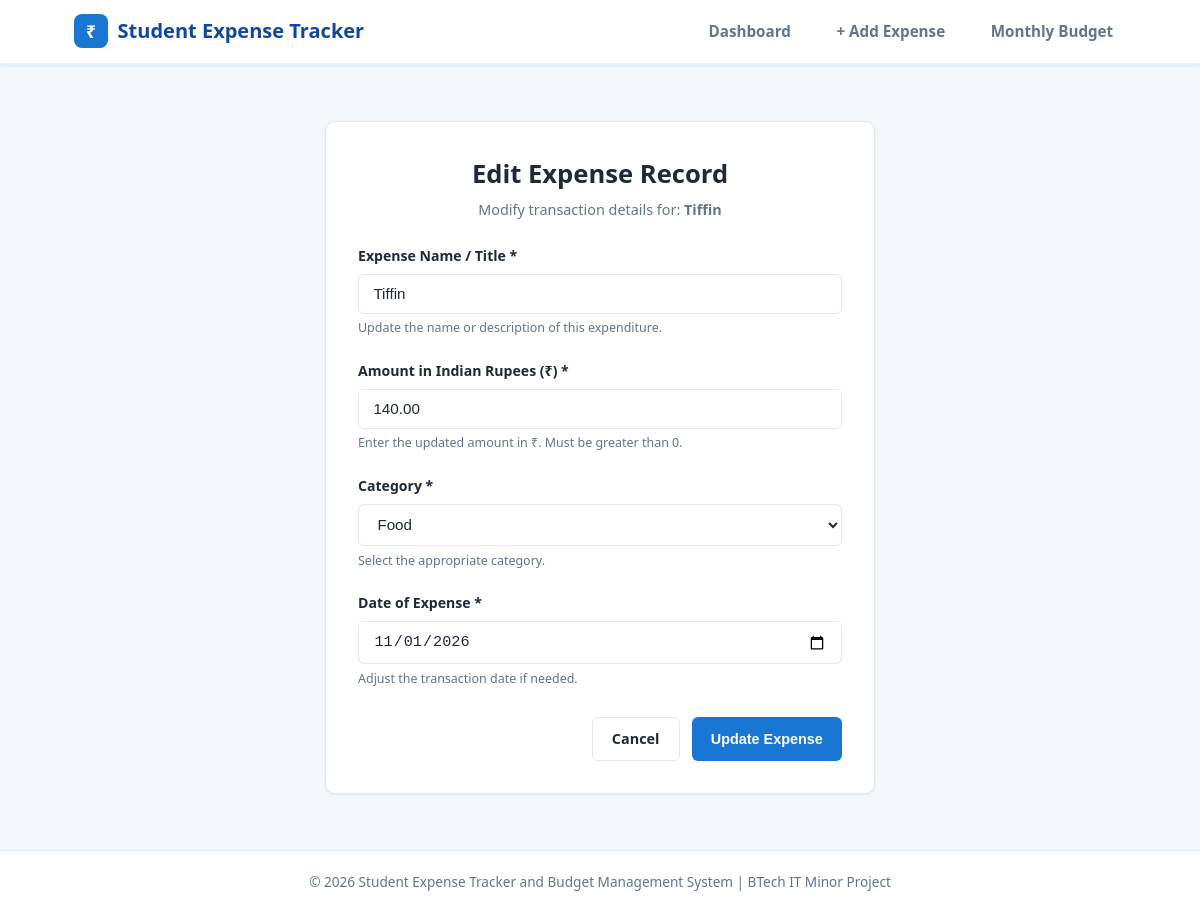
Screenshot of /edit/1 with the database file from the repository.
### tables this page shows
CREATE TABLE expenses (
            id INTEGER PRIMARY KEY AUTOINCREMENT,
            title TEXT NOT NULL,
            amount REAL NOT NULL,
            category TEXT NOT NULL,
            date TEXT NOT NULL
        );

### app.py (the view, shortened to what this page needs)
@app.route("/edit/<int:id>", methods=["GET", "POST"])
def edit_expense(id):
    conn = get_db_connection()
    expense = conn.execute("SELECT * FROM expenses WHERE id = ?", (id,)).fetchone()
    if expense is None:
        conn.close()
        flash("Expense not found.", "error")
        return redirect(url_for("index"))
    conn.close()
    return render_template("edit_expense.html", expense=expense, categories=CATEGORIES)

### app.py (called while the page is built)
def get_db_connection():
    conn = sqlite3.connect(DATABASE)
    conn.row_factory = sqlite3.Row
    return conn

### templates/edit_expense.html (shortened to what this page needs)
<!DOCTYPE html>
<html lang="en">
<head>
    <link rel="stylesheet" href="{{ url_for('static', filename='style.css') }}">
</head>
<body>
    <header class="navbar">
        <div class="nav-container">
            <a href="{{ url_for('index') }}" class="brand-logo">
                <span class="brand-icon">₹</span>
                <span>Student Expense Tracker</span>
            </a>
            <nav>
                <ul class="nav-links">
                    <li><a href="{{ url_for('index') }}">Dashboard</a></li>
                    <li><a href="{{ url_for('add_expense') }}">+ Add Expense</a></li>
                    <li><a href="{{ url_for('budget') }}">Monthly Budget</a></li>
                </ul>
            </nav>
        </div>
    </header>
    <main class="main-content">
        <section class="form-card">
            <div class="page-title" style="margin-bottom: 1.5rem; text-align: center;">
                <h1>Edit Expense Record</h1>
                <p>Modify transaction details for: <strong>{{ expense['title'] }}</strong></p>
            </div>
            <form action="{{ url_for('edit_expense', id=expense['id']) }}" method="POST">
                <div class="form-group">
                    <label for="title">Expense Name / Title *</label>
                    <input
                        type="text"
                        id="title"
                        name="title"
                        class="form-control"
                        value="{{ expense['title'] }}"
                        required
                        autofocus
                    >
                    <div class="form-help">Update the name or description of this expenditure.</div>
                </div>
                <div class="form-group">
                    <label for="amount">Amount in Indian Rupees (₹) *</label>
                    <input
                        type="number"
                        id="amount"
                        name="amount"
                        class="form-control"
                        value="{{ "%.2f"|format(expense['amount']) }}"
                        step="0.01"
                        min="0.01"
                        required
                    >
                    <div class="form-help">Enter the updated amount in ₹. Must be greater than 0.</div>
                </div>
                <div class="form-group">
                    <label for="category">Category *</label>
                    <select id="category" name="category" class="form-control" required>
                        {% for cat in categories %}
                            <option value="{{ cat }}" {% if expense['category'] == cat %}selected{% endif %}>
                                {{ cat }}
                            </option>
                        {% endfor %}
                    </select>
                    <div class="form-help">Select the appropriate category.</div>
                </div>
                <div class="form-group">
                    <label for="date">Date of Expense *</label>
                    <input
                        type="date"
                        id="date"
                        name="date"
                        class="form-control"
                        value="{{ expense['date'] }}"
                        required
                    >
                    <div class="form-help">Adjust the transaction date if needed.</div>
                </div>
                <div class="form-actions">
                    <a href="{{ url_for('index') }}" class="btn btn-outline">Cancel</a>
                    <button type="submit" class="btn btn-primary">Update Expense</button>
                </div>
            </form>
        </section>
    </main>
    <footer class="footer">
        <p>&copy; 2026 Student Expense Tracker and Budget Management System | BTech IT Minor Project</p>
    </footer>
</body>
</html>

### static/style.css (style rules this page uses)
:root { --primary-blue: #1976d2; --primary-dark: #0d47a1; --primary-light: #e3f2fd; --accent-blue: #2196f3; --bg-light: #f4f7fb; --card-bg: #ffffff; --text-primary: #1f2937; --text-secondary: #64748b; --border-color: #e2e8f0; --success-green: #10b981; --success-bg: #ecfdf5; --danger-red: #ef4444; --danger-bg: #fef2f2; --warning-yellow: #f59e0b; --warning-bg: #fffbeb; --shadow-sm: 0 1px 3px rgba(0, 0, 0, 0.08); --shadow-md: 0 4px 12px rgba(25, 118, 210, 0.08); --radius-sm: 6px; --radius-md: 10px; --radius-lg: 14px; }
* { margin: 0; padding: 0; box-sizing: border-box; }
body { font-family: 'Segoe UI', system-ui, -apple-system, BlinkMacSystemFont, Roboto, sans-serif; background-color: var(--bg-light); color: var(--text-primary); line-height: 1.6; min-height: 100vh; display: flex; flex-direction: column; }
.navbar { background-color: #ffffff; border-bottom: 2px solid var(--primary-light); box-shadow: var(--shadow-sm); position: sticky; top: 0; z-index: 100; }
.nav-container { max-width: 1100px; margin: 0 auto; padding: 0.9rem 1.5rem; display: flex; justify-content: space-between; align-items: center; }
.brand-logo { display: flex; align-items: center; gap: 0.6rem; font-size: 1.25rem; font-weight: 700; color: var(--primary-dark); text-decoration: none; }
.brand-icon { background-color: var(--primary-blue); color: #ffffff; width: 34px; height: 34px; border-radius: 8px; display: inline-flex; align-items: center; justify-content: center; font-size: 1.1rem; font-weight: bold; }
.nav-links { display: flex; list-style: none; gap: 1.25rem; align-items: center; }
.nav-links a { text-decoration: none; color: var(--text-secondary); font-weight: 600; font-size: 0.95rem; padding: 0.5rem 0.8rem; border-radius: var(--radius-sm); transition: all 0.2s ease-in-out; }
.main-content { max-width: 1100px; width: 100%; margin: 2rem auto; padding: 0 1.5rem; flex: 1; }
.page-title h1 { font-size: 1.6rem; font-weight: 700; color: var(--text-primary); }
.page-title p { color: var(--text-secondary); font-size: 0.9rem; margin-top: 0.2rem; }
.btn { display: inline-flex; align-items: center; justify-content: center; gap: 0.4rem; font-size: 0.9rem; font-weight: 600; padding: 0.6rem 1.2rem; border-radius: var(--radius-sm); text-decoration: none; border: none; cursor: pointer; transition: all 0.2s ease; }
.btn-primary { background-color: var(--primary-blue); color: #ffffff; }
.btn-outline { background-color: transparent; border: 1px solid var(--border-color); color: var(--text-primary); }
.form-card { background-color: var(--card-bg); border-radius: var(--radius-md); border: 1px solid var(--border-color); box-shadow: var(--shadow-sm); max-width: 550px; margin: 1.5rem auto; padding: 2rem; }
.form-group { margin-bottom: 1.35rem; }
.form-group label { display: block; font-size: 0.88rem; font-weight: 600; color: var(--text-primary); margin-bottom: 0.4rem; }
.form-control { width: 100%; padding: 0.65rem 0.9rem; font-size: 0.95rem; border: 1px solid var(--border-color); border-radius: var(--radius-sm); background-color: #ffffff; color: var(--text-primary); outline: none; transition: border-color 0.2s, box-shadow 0.2s; }
.form-help { font-size: 0.78rem; color: var(--text-secondary); margin-top: 0.3rem; }
.form-actions { display: flex; justify-content: flex-end; gap: 0.75rem; margin-top: 1.75rem; }
.footer { background-color: #ffffff; border-top: 1px solid var(--border-color); padding: 1.25rem 1.5rem; text-align: center; color: var(--text-secondary); font-size: 0.85rem; margin-top: auto; }

### rows the page displays
expenses: title "Tiffin", amount "140.00", category "Food", date "11/01/2026"
